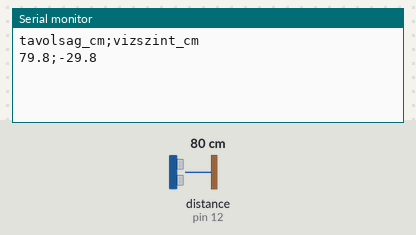
A sketch run on a simulated Arduino Uno, built with avr-gcc and run on an emulated ATmega328P. Shown: the last lines printed to the serial monitor. Wiring (inferred from the names in the program): ultrasonic range finder: trigger pin 11; echo pin 12. The inputs (shaded band) are chosen by the test bench; at power-on: distance to the obstacle (sensor on pin 12) 80 cm. The echo pulse lasts 58.3 µs per cm.

Above: at 1.2 s.
1.3 s: distance to the obstacle (sensor on pin 12) set to 2 cm
At 2.5 s:
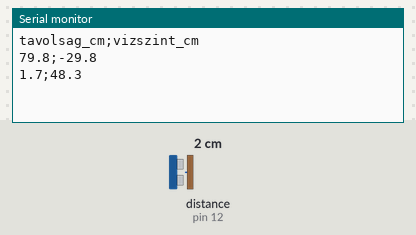
2.8 s: distance to the obstacle (sensor on pin 12) set to 4 cm
At 4.0 s:
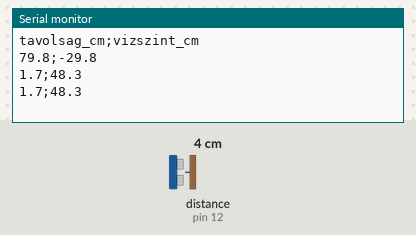
Timing chart, 0 to 5.8 s (numbered marks = the images above; inputs shaded):
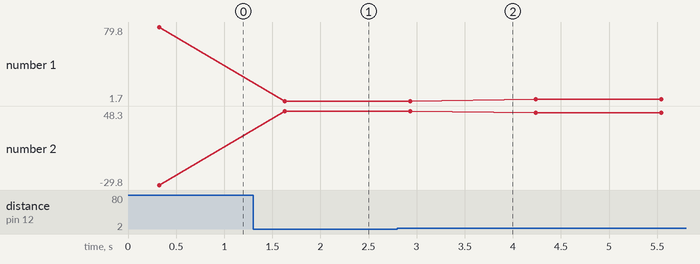

Measured:
- after the input at 1.3 s, the serial monitor: prints a new line after 0.33 s (image 1)
- plotted number 1: 79.8 → 1.7 after the input at 1.3 s, 1.7 → 3.7 after the input at 2.8 s
- plotted number 2: -29.8 → 48.3 after the input at 1.3 s, 48.3 → 46.3 after the input at 2.8 s

The sketch:

11_vizszint_ultrahang.ino
```cpp
// =====================================================================
//  TESZT 11 – Vízszintmérés ultrahanggal (HC-SR04 / JSN-SR04T)
//  Lapok: UNO R4 WiFi, Nano 33 IoT, Nano RP2040 Connect
//
//  Az érzékelő egy rövid hangimpulzust küld (40 kHz, emberi füllel nem
//  hallható), és megméri, mennyi idő múlva ér vissza a vízfelszínről
//  visszaverődött visszhang. Ebből a hangsebességgel kiszámolható a távolság,
//  abból pedig a vízszint – pont mint a denevérek!
//
//  Bekötés:  VCC → táp,  GND → GND,  TRIG → D11,  ECHO → D12
//    UNO R4 WiFi:  VCC → 5V (bármelyik változat jó)
//    Nano lapok:   csak a 3,3 V-ról is működő HC-SR04+ változatot használd,
//                  VCC → 3V3! A régi, csak 5 V-os HC-SR04 (és az 5 V-ról
//                  táplált JSN-SR04T) ECHO jele 5 V-os – ez tönkreteheti a lapot.
//                  Ha mégis ilyet használsz: az ECHO jelet feszültségosztón át
//                  (pl. 10 kΩ + 20 kΩ) kösd a D12-re.
//  Az érzékelőt egy vödör / akvárium fölé, FELÜLRŐL lefelé nézve rögzítsd.
//  A SZERELESI_MAGASSAG a szenzor és a vödör alja közti távolság (mérd meg!).
//
//  HC-SR04: olcsó, nem vízálló – csak bent, kísérletekhez.
//  JSN-SR04T: vízálló fejű változat – ugyanez a program működik vele, terepen
//  is használható (a minimális mérhető távolsága nagyobb, kb. 20–25 cm).
//
//  Kísérletek:
//   - Önts vizet a vödörbe pohárral – minden pohár után mennyit emelkedik?
//     Mennyi egy pohár térfogata? (vödör alapterülete × emelkedés)
//   - Hangsebesség: a LEVEGO_HOMERSEKLET átírásával mennyit változik a mért
//     távolság? Miért fontos ez nyáron és télen?
// =====================================================================

const int   PIN_TRIG = 11;
const int   PIN_ECHO = 12;
const float SZERELESI_MAGASSAG_CM = 50.0;  // szenzor → vödör alja [cm]
const float LEVEGO_HOMERSEKLET    = 20.0;  // [°C] – vagy mérd DS18B20/BME280-nal!

// Egy távolságmérés cm-ben (-1, ha nincs visszhang)
float tavolsagCm() {
  digitalWrite(PIN_TRIG, LOW);
  delayMicroseconds(4);
  digitalWrite(PIN_TRIG, HIGH);         // 10 µs-os indító impulzus
  delayMicroseconds(10);
  digitalWrite(PIN_TRIG, LOW);
  unsigned long ido = pulseIn(PIN_ECHO, HIGH, 30000);   // max. 30 ms (~5 m)
  if (ido == 0) return -1;
  // Hangsebesség levegőben: kb. 331,3 + 0,606 × T  [m/s]
  float c = 331.3 + 0.606 * LEVEGO_HOMERSEKLET;
  // oda-vissza út → osztva 2-vel; µs és m/s → cm
  return ido * c / 2.0 / 10000.0;
}

void setup() {
  Serial.begin(115200);
  while (!Serial && millis() < 2000) {}
  pinMode(PIN_TRIG, OUTPUT);
  pinMode(PIN_ECHO, INPUT);
  Serial.println("tavolsag_cm;vizszint_cm");
}

void loop() {
  // 5 mérés, ezek mediánja (a középső) – így egy-egy rossz visszhang nem zavar
  float m[5];
  int db = 0;
  for (int i = 0; i < 5; i++) {
    float d = tavolsagCm();
    if (d > 0) m[db++] = d;
    delay(60);                          // a visszhangok elhalására várunk
  }
  if (db == 0) {
    Serial.println("Nincs visszhang – túl közel/messze van, vagy ferde a felszín?");
    delay(1000);
    return;
  }
  // rendezés (kis tömb)
  for (int i = 1; i < db; i++) {
    float k = m[i]; int j = i - 1;
    while (j >= 0 && m[j] > k) { m[j + 1] = m[j]; j--; }
    m[j + 1] = k;
  }
  float d = m[db / 2];

  Serial.print(d, 1);
  Serial.print(';');
  Serial.println(SZERELESI_MAGASSAG_CM - d, 1);
  delay(1000);
}
```
